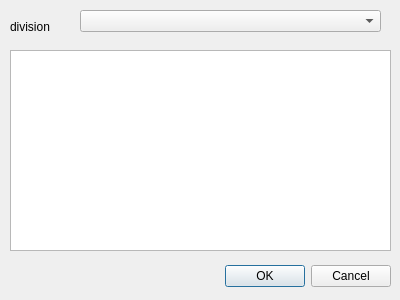
<?xml version="1.0" encoding="UTF-8"?>
<ui version="4.0">
 <class>tuneOpenDialog</class>
 <widget class="QDialog" name="tuneOpenDialog">
  <property name="geometry">
   <rect>
    <x>0</x>
    <y>0</y>
    <width>400</width>
    <height>300</height>
   </rect>
  </property>
  <property name="windowTitle">
   <string notr="true">Dialog</string>
  </property>
  <property name="toolTip">
   <string notr="true"/>
  </property>
  <property name="statusTip">
   <string notr="true"/>
  </property>
  <property name="whatsThis">
   <string notr="true"/>
  </property>
  <property name="accessibleName">
   <string notr="true"/>
  </property>
  <property name="accessibleDescription">
   <string notr="true"/>
  </property>
  <property name="windowFilePath">
   <string notr="true"/>
  </property>
  <widget class="QDialogButtonBox" name="buttonBox">
   <property name="geometry">
    <rect>
     <x>50</x>
     <y>260</y>
     <width>341</width>
     <height>32</height>
    </rect>
   </property>
   <property name="toolTip">
    <string notr="true"/>
   </property>
   <property name="statusTip">
    <string notr="true"/>
   </property>
   <property name="whatsThis">
    <string notr="true"/>
   </property>
   <property name="accessibleName">
    <string notr="true"/>
   </property>
   <property name="accessibleDescription">
    <string notr="true"/>
   </property>
   <property name="orientation">
    <enum>Qt::Horizontal</enum>
   </property>
   <property name="standardButtons">
    <set>QDialogButtonBox::Cancel|QDialogButtonBox::Ok</set>
   </property>
  </widget>
  <widget class="QLabel" name="label">
   <property name="geometry">
    <rect>
     <x>10</x>
     <y>20</y>
     <width>57</width>
     <height>14</height>
    </rect>
   </property>
   <property name="toolTip">
    <string notr="true"/>
   </property>
   <property name="statusTip">
    <string notr="true"/>
   </property>
   <property name="whatsThis">
    <string notr="true"/>
   </property>
   <property name="accessibleName">
    <string notr="true"/>
   </property>
   <property name="accessibleDescription">
    <string notr="true"/>
   </property>
   <property name="text">
    <string>division</string>
   </property>
   <property name="textInteractionFlags">
    <set>Qt::NoTextInteraction</set>
   </property>
  </widget>
  <widget class="QComboBox" name="comboBox">
   <property name="geometry">
    <rect>
     <x>80</x>
     <y>10</y>
     <width>301</width>
     <height>22</height>
    </rect>
   </property>
   <property name="toolTip">
    <string notr="true"/>
   </property>
   <property name="statusTip">
    <string notr="true"/>
   </property>
   <property name="whatsThis">
    <string notr="true"/>
   </property>
   <property name="accessibleName">
    <string notr="true"/>
   </property>
   <property name="accessibleDescription">
    <string notr="true"/>
   </property>
   <property name="currentText">
    <string notr="true"/>
   </property>
   <property name="placeholderText">
    <string notr="true"/>
   </property>
  </widget>
  <widget class="QListWidget" name="listWidget">
   <property name="geometry">
    <rect>
     <x>10</x>
     <y>50</y>
     <width>381</width>
     <height>201</height>
    </rect>
   </property>
   <property name="toolTip">
    <string notr="true"/>
   </property>
   <property name="statusTip">
    <string notr="true"/>
   </property>
   <property name="whatsThis">
    <string notr="true"/>
   </property>
   <property name="accessibleName">
    <string notr="true"/>
   </property>
   <property name="accessibleDescription">
    <string notr="true"/>
   </property>
   <property name="autoScroll">
    <bool>false</bool>
   </property>
   <property name="editTriggers">
    <set>QAbstractItemView::DoubleClicked</set>
   </property>
   <property name="showDropIndicator" stdset="0">
    <bool>false</bool>
   </property>
   <property name="sortingEnabled">
    <bool>true</bool>
   </property>
  </widget>
 </widget>
 <resources/>
 <connections>
  <connection>
   <sender>buttonBox</sender>
   <signal>accepted()</signal>
   <receiver>tuneOpenDialog</receiver>
   <slot>accept()</slot>
   <hints>
    <hint type="sourcelabel">
     <x>248</x>
     <y>254</y>
    </hint>
    <hint type="destinationlabel">
     <x>157</x>
     <y>274</y>
    </hint>
   </hints>
  </connection>
  <connection>
   <sender>buttonBox</sender>
   <signal>rejected()</signal>
   <receiver>tuneOpenDialog</receiver>
   <slot>reject()</slot>
   <hints>
    <hint type="sourcelabel">
     <x>316</x>
     <y>260</y>
    </hint>
    <hint type="destinationlabel">
     <x>286</x>
     <y>274</y>
    </hint>
   </hints>
  </connection>
 </connections>
</ui>
